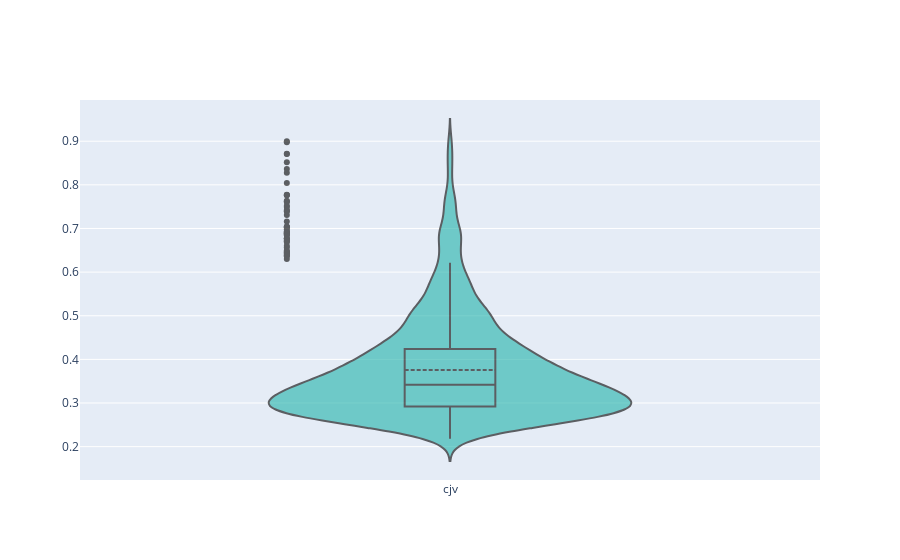

Notebook cell for this chart:
### Code cell
# let's try making the graph object version
fig_go = go.Figure(go.Violin(y=data['cjv'], box_visible=True, line_color='black',
                               meanline_visible=True, fillcolor='lightseagreen', opacity=0.6,
                               x0='cjv', pointpos=-.9))
fig_go.show()

### Figure 1 — Plotly figure (JSON) as saved in the notebook; plotly's stock layout.template omitted (floating-point values rounded to 4 significant figures; data arrays with more than 128 entries replaced by an {"elided": "..."} marker saying what was removed)
{"data": [{"box": {"visible": true}, "fillcolor": "lightseagreen", "line": {"color": "black"}, "meanline": {"visible": true}, "opacity": 0.6, "pointpos": -0.9, "type": "violin", "x0": "cjv", "y": {"elided": "1101 float values"}}], "layout": {"autosize": true, "xaxis": {"autorange": true, "range": [-0.5, 0.5], "type": "category"}, "yaxis": {"autorange": true, "range": [0.1236, 0.9944], "type": "linear"}}}
